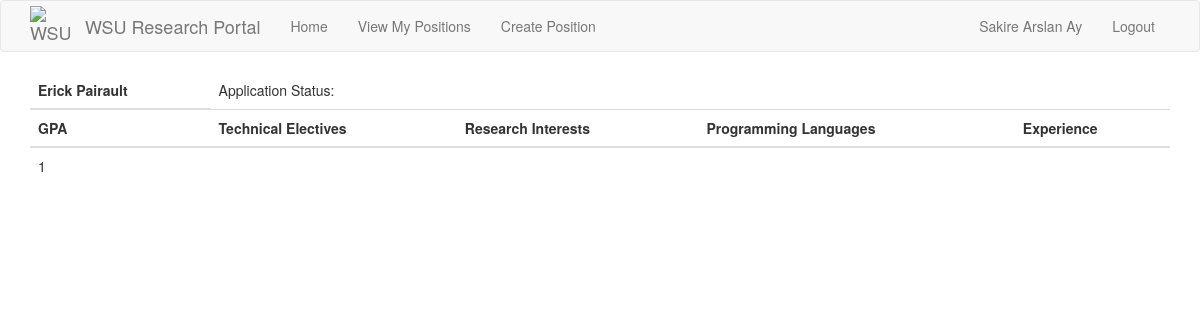
Page /positions/1/appilcants/4 (signed in) on the earlier database version.
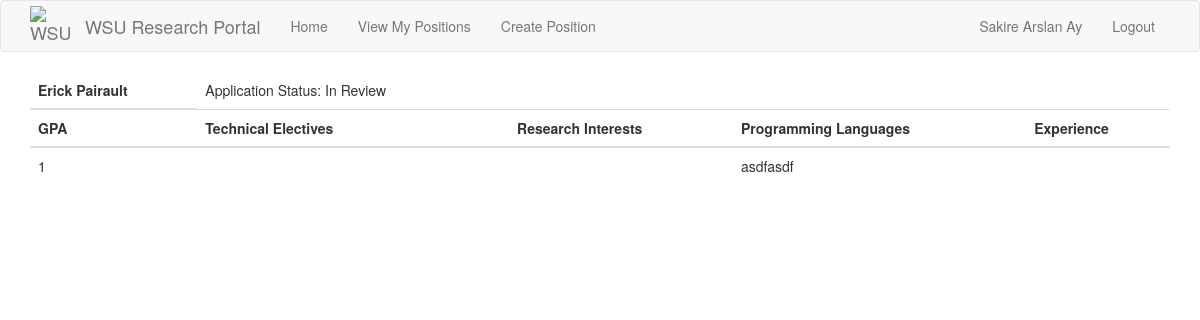
Same page on the later database version.
### src/Model/models.py (models this page shows)
class Application(db.Model):
    id = db.Column(db.Integer, primary_key=True)
    date = db.Column(db.DateTime, default=datetime.utcnow)
    status = db.Column(db.String(16))
    statement = db.Column(db.String(500))
    reference = db.Column(db.String(40))
    reference_email = db.Column(db.String(30))
    position_id = db.Column(db.Integer, db.ForeignKey('position.id')) # Every application has one position associated to it.
    student_id = db.Column(db.Integer, db.ForeignKey('student.id')) # Every application has one student associated to it.

### src/Controller/position_routes.py (the view)
@routes.route("/positions/<position_id>/appilcants/<student_id>")
def position_applicant_by_id(position_id, student_id):
    position = Position.query.filter_by(id=position_id).first()
    student = Student.query.filter_by(id=student_id).first()
    if position is None:
        return render_template("errors/404.html"), 404
    if current_user.user_type != "Professor" or current_user.id != position.professor_id:
        return render_template("errors/403.html"), 403
    applications = [ x for x in position.applications ]
    application = None
    for app in applications:
        if app.student_id == student.id:
            application = app
    return render_template("Application Pages/application_page.html", position=position, student=student, application=application)

### app.py (called while the page is built)
@app.context_processor
def inject_request():
    return dict(request=request)

@app.before_request
def initBD(*args, **kwargs):
    if app.got_first_request:
        db.create_all()
        if Language.query.count() == 0:
            languages = ['Java','C', 'Python', 'C++', 'JavaScript', 'HTML', 'CSS']
            for t in languages:
                db.session.add(Language(name=t))
        db.session.commit()
        if Interest.query.count() == 0:
            interests = ['Software Engineering', 'Artificial intelligence', 'Cyber Security', 'Machine Learning', 'Computer Architecture', 'Data Science']
            for t in interests:
                db.session.add(Interest(name=t))
        db.session.commit()

### src/Model/models.py (called while the page is built)
@login.user_loader
def load_user(id):
    return User.query.get(int(id))

### src/View/templates/Application Pages/application_page.html (shortened to what this page needs)
{% extends "base.html" %}
{% block app_content %}
    <table class="table">
        <thead>
            <tr>
                <th>{{ student.firstname }} {{ student.lastname }}</td>
                <td>Application Status: {{application.status}}</td>
            </tr>
            <tr>
                <th>GPA</th>
                <th>Technical Electives</th>
                <th>Research Interests</th>
                <th>Programming Languages</th>
                <th>Experience</th>
            </tr>
        </thead>
            <tbody>
                    <tr>
                        <td>{{ student.gpa }}</td>
                        <td>
                        </td>
                        <td>
                        </td>
                        <td>{{ application.statement }}</td>
                    </tr>
            </tbody>
    </table>
{% endblock %}

Differences in the rows shown:
added Application: status "In Review", statement "asdfasdf"
